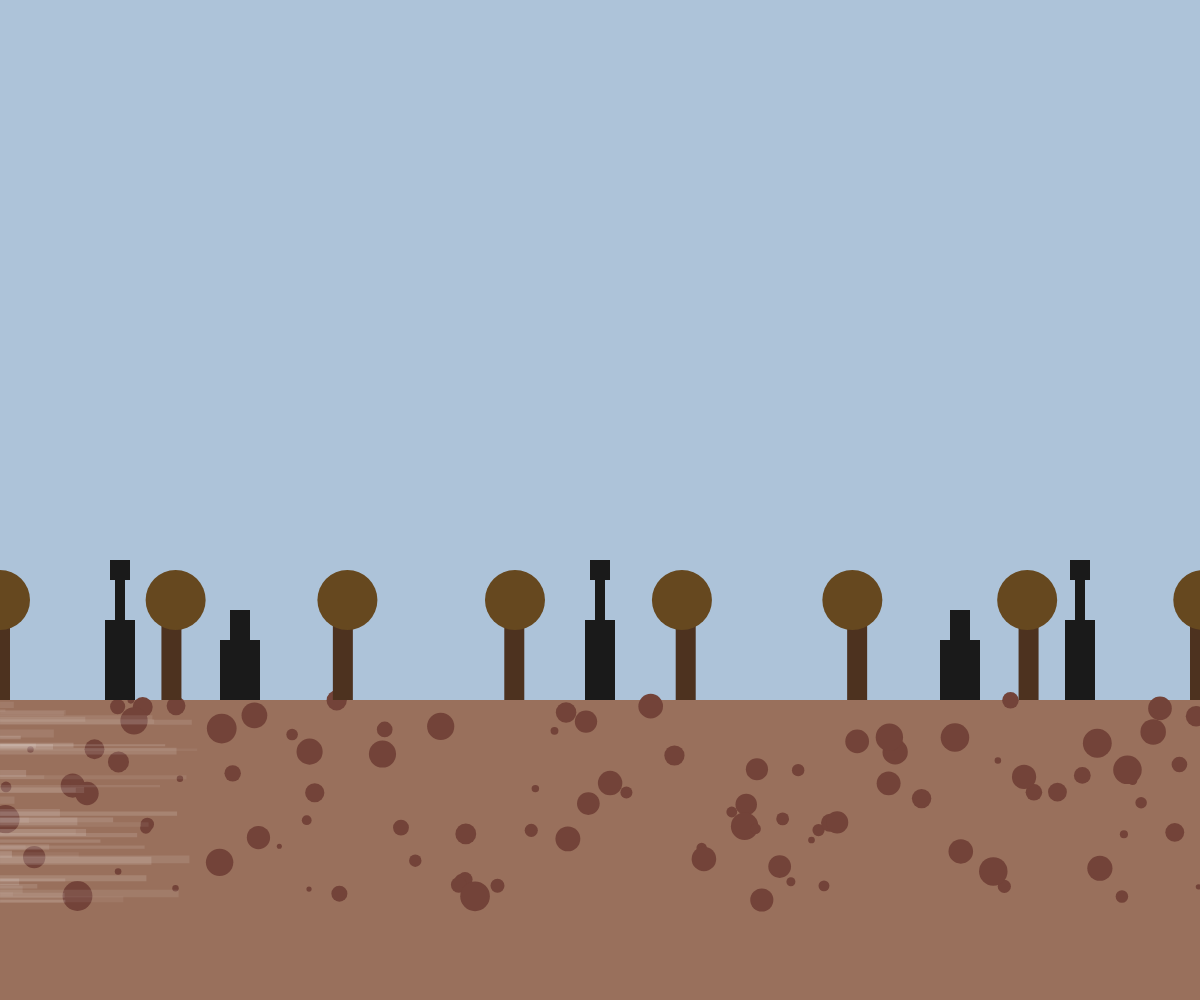
Frame 1 (no input)
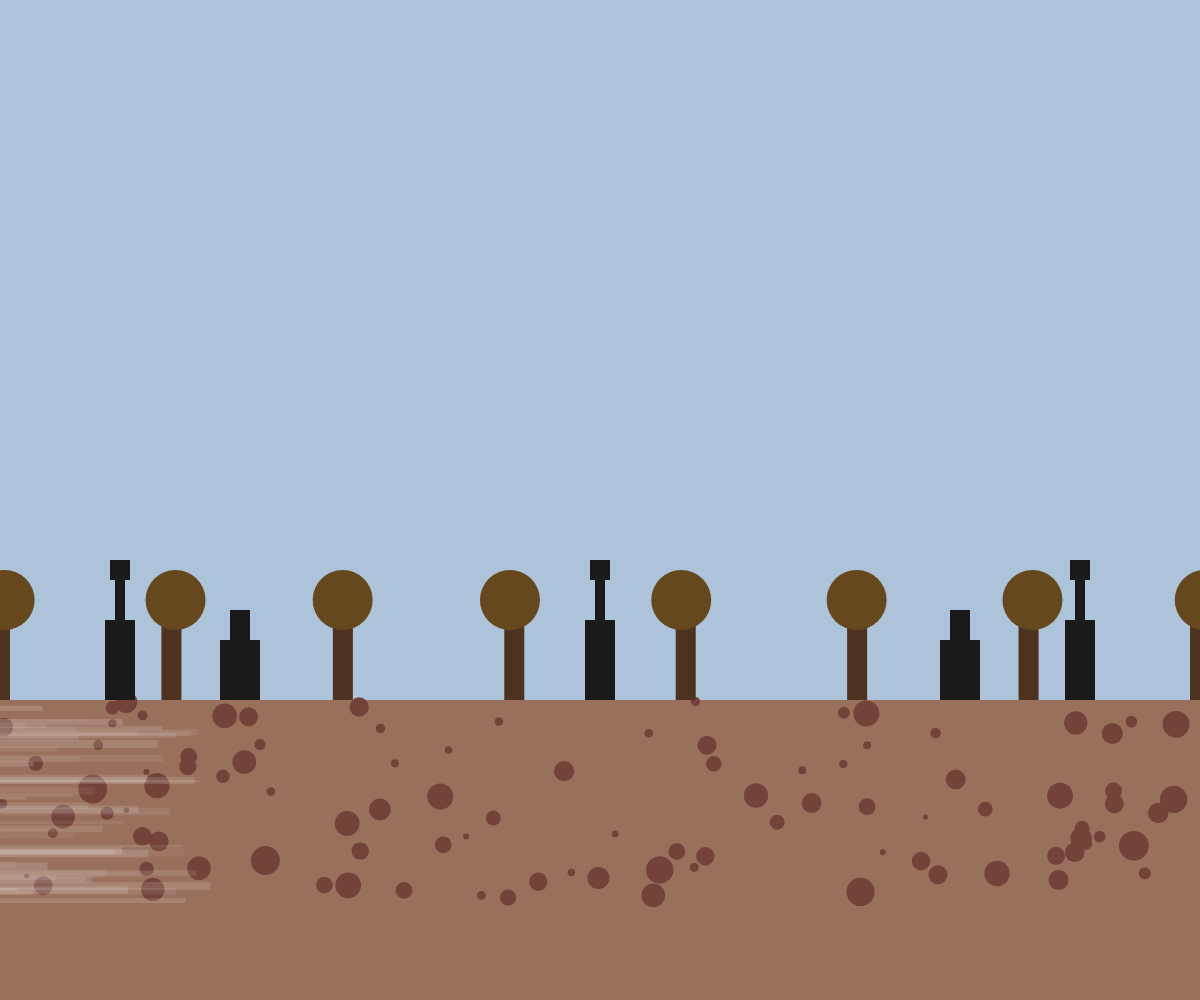
Frame 60 (no input)
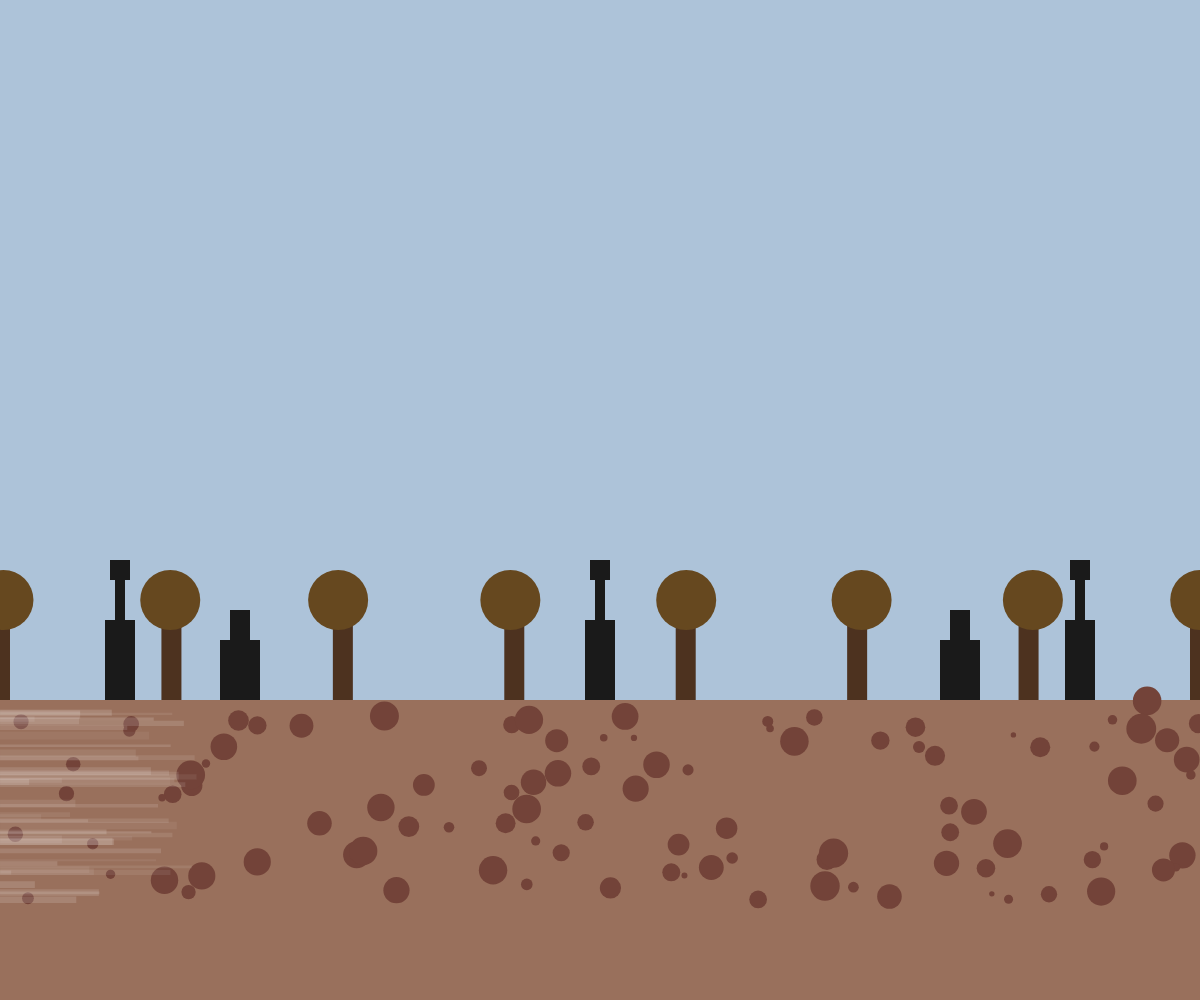
Frame 120 (the mouse pressed at the canvas centre since frame 60)

The p5.js sketch that drew these frames (run headless with seeded random() and noise() and a simulated clock; from frame 60 on, the mouse is pressed at the canvas centre):

// p5.js sketch
// ── sketch.js
let heatWaveOffset = 0;
let treeSwingPhase = 0;
let dragStartX = 0;
let dragOffsetX = 0;
let isDragging = false;

function setup() {
  createCanvas(windowWidth, windowHeight);
  colorMode(HSB, 360, 100, 100, 1);
}

function draw() {
  background(210, 20, 85); // Muted cerulean sky

  // Draw distant horizon
  fill(30, 30, 70);
  noStroke();
  rect(0, height * 0.7, width, height * 0.3);

  // Draw ground with earth tones
  drawGround();

  // Draw acacia trees
  drawTrees();

  // Draw silhouettes of fauna
  drawFauna();

  // Apply heat wave effect
  drawHeatWaves();

  // Update animation states
  heatWaveOffset += 0.5;
  treeSwingPhase += 0.02;
}

function drawGround() {
  // Base earth tone for ground
  fill(20, 40, 60);
  noStroke();
  rect(0, height * 0.7, width, height * 0.3);

  // Add some texture with darker patches
  for (let i = 0; i < 100; i++) {
    let x = random(width);
    let y = height * 0.7 + random(height * 0.2);
    let sz = random(5, 30);
    fill(10, 50, 45);
    ellipse(x, y, sz, sz);
  }
}

function drawTrees() {
  noStroke();
  for (let i = 0; i < 8; i++) {
    let x = map(i, 0, 7, 0, width);
    // Tree trunk
    fill(25, 60, 30);
    rect(x - 10, height * 0.7 - 80, 20, 80);

    // Tree canopy
    let sway = sin(treeSwingPhase + i) * 5;
    fill(35, 70, 40);
    ellipse(x + sway, height * 0.7 - 100, 60, 60);
  }
}

function drawFauna() {
  // Distant giraffe silhouettes
  for (let i = 0; i < 3; i++) {
    let x = map(i, 0, 2, width * 0.1, width * 0.9);
    fill(0, 0, 10);
    rect(x - 15, height * 0.7 - 80, 30, 80); // Body
    rect(x - 5, height * 0.7 - 120, 10, 40); // Neck
    rect(x - 10, height * 0.7 - 140, 20, 20); // Head
  }

  // Elephant silhouettes
  for (let i = 0; i < 2; i++) {
    let x = map(i, 0, 1, width * 0.2, width * 0.8);
    fill(0, 0, 10);
    rect(x - 20, height * 0.7 - 60, 40, 60); // Body
    rect(x - 10, height * 0.7 - 90, 20, 30); // Head
  }
}

function drawHeatWaves() {
  noStroke();
  for (let i = 0; i < 50; i++) {
    let y = height * 0.7 + random(height * 0.2);
    let w = random(100, 300);
    let h = random(2, 8);
    let alpha = map(i, 0, 50, 0.05, 0.15);
    fill(0, 0, 100, alpha);
    let offset = (i * 0.1 + heatWaveOffset) % 20;
    rect(-100 + offset, y, w, h);
  }
}

function mousePressed() {
  isDragging = true;
  dragStartX = mouseX;
}

function mouseDragged() {
  if (!isDragging) return;
  dragOffsetX = mouseX - dragStartX;
  // Apply distortion to background elements
  let distortionFactor = map(dragOffsetX, -width, width, -10, 10);
  background(210, 20, 85 + distortionFactor * 0.5);
}

function mouseReleased() {
  isDragging = false;
  dragOffsetX = 0;
}

function windowResized() {
  resizeCanvas(windowWidth, windowHeight);
}
